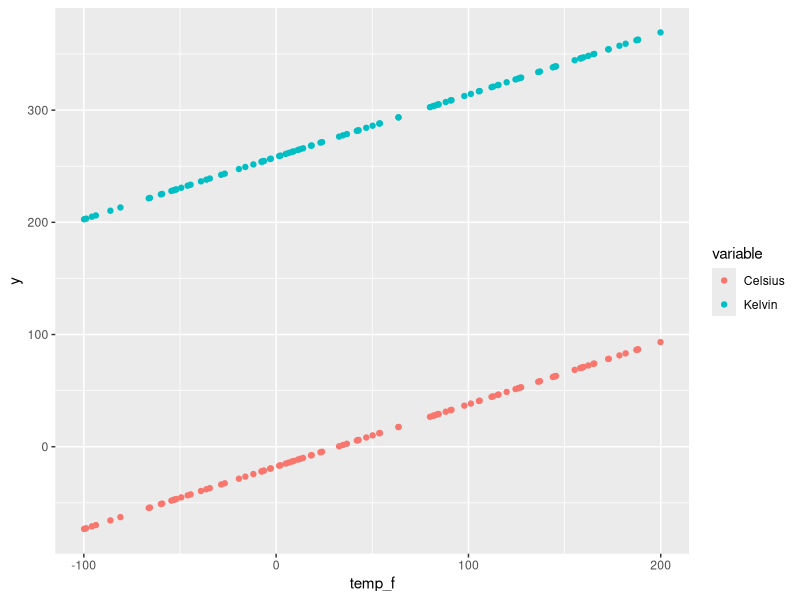

The R source for this figure: (Note: this script raises an error after producing the figure.)
vectorized <- function()
{
  a<-c(1,1)
  b<-c(2,2)
  x<-c(NaN,NaN)
  for(i in 1:1000000)
  {
    x<-a+b
  }
  return()
}

devectorized <- function()
{
  a<-c(1,1)
  b<-c(2,2)
  x<-c(NaN,NaN)
  for(i in 1:1000000)
  {
    for(index in 1:2)
    {
      x[index]<-a[index]+b[index]
    }
  }
  return()
}

timeV <- function(N)
{
  timings <- rep(NA,N)
  for(itr in 1:N)
  {
    start <- Sys.time()
    vectorized()
    end <- Sys.time()
    timings[itr] <- end - start
  }
  return (timings)
}

timeD <- function(N)
{
  timings <- rep(NA,N)
  for(itr in 1:N)
  {
    start <- Sys.time()
    devectorized()
    end <- Sys.time()
    timings[itr] <- end - start
  }
  return(timings)
}

hello.world = function(arg1, arg2 = "blah")
{
  print(sprintf("Hello %s %s", arg1, arg2))
  return (1)
}

# Create a convenient lookup chart to convert from
# Degrees F to either Degrees C or K
library(ggplot2)
temp_f <- as.vector(runif(100,-100,200))
offset <- 32
factor <- 5/9
temp_conv <- function(temp_f)
{
  new_temp <- factor * (temp_f - offset)
  return(new_temp)
}
temp_c <- sapply(temp_f, temp_conv)
temp_to_k<-function(temp_c)
{
  cold_temp <- vector(mode="numeric", length=length(temp_c))
  cold_temp <-temp_c + 276
  return(cold_temp)
}
temp_k <- temp_to_k(temp_c)
temp_df <- data.frame(temp_f,temp_c,temp_k)
ggplot(temp_df,aes(temp_f,y="Temp_C,K",color=variable))+
  geom_point(aes(y=temp_c,col="Celsius"))+
  geom_point(aes(y=temp_k,col="Kelvin"))


criminal_data=read.table("winslosses.txt",header=T,sep=",")
teams=criminal_data[,1]
criminal_data=criminal_data[,-1]
rownames(criminal_data)=teams
qplot(criminal_data, x=teams, y=criminal_data$WINS,stat="identity")

criminal_data

ThresholdAverage <- function(numbers, threshold) {
 # sum=0; count=0;
  temp <- subset(D,D$numbers>=threshold)
  sum = colSums(temp)
  count=dim(temp)[1]
  return(c(sum,count,sum/count))
}
D <- data.frame(numbers=c(1,5,22,35,77,34,54,73,23,43,12,2,1,21));
results = ThresholdAverage(D,10)
print(paste("Threshold Sum:", results[1]))
print(paste("Threshold Count:", results[2]))
print(paste("Threshold Avg:", results[3]))

for(i in D){
  print(i)
  print(typeof(i))
}

get.profit <- function(){
  profit = (retail*markup + sucker_tax)-retail
  return(profit)
}
mean(apply(data$price, get.profit, markup=1.25))


key = c(5,18,5,8,19,1,23,12,1,14,9,13,9,18,3,18)
secretSauce = function(first, second, ...)
{
  if(first != second || second == second)
  {    
    first_tmp = first 
    first = second
    second = first_tmp
  } 
  return(c(first,second))
}
for (i in 1:length(key)){
  j = length(key)-(i-1)
  if (i < j){
    ret = secretSauce(key[i], key[j])
    key[i] = ret[1]
    key[j] = ret[2]
  }
}
message = letters[key]
message[1] = toupper(message[1])
paste(message, sep="", collapse="")


diamonds=read.table("diamonds.csv",header=T,sep=",")
df <- data.frame(diamonds)
mean(df$price[df$cut=="Ideal"])


criminal_data=read.table("winlosses.txt",header=T,sep=",") 
# Observe first column of data frame
head(criminal_data$team)
# Get team names
teams=criminal_data[,1]
#remove team names column from data
criminal_data=criminal_data[,-1]
#set rownames of data as team names
rownames(criminal_data)=teams
#plot desired graph
qplot(criminal_data, x=teams, y=criminal_data$WINS,stat="identity")